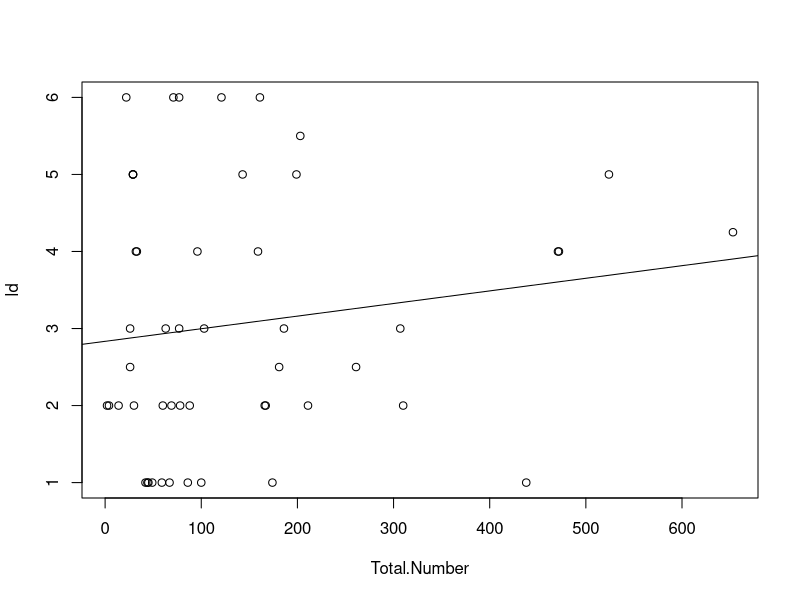
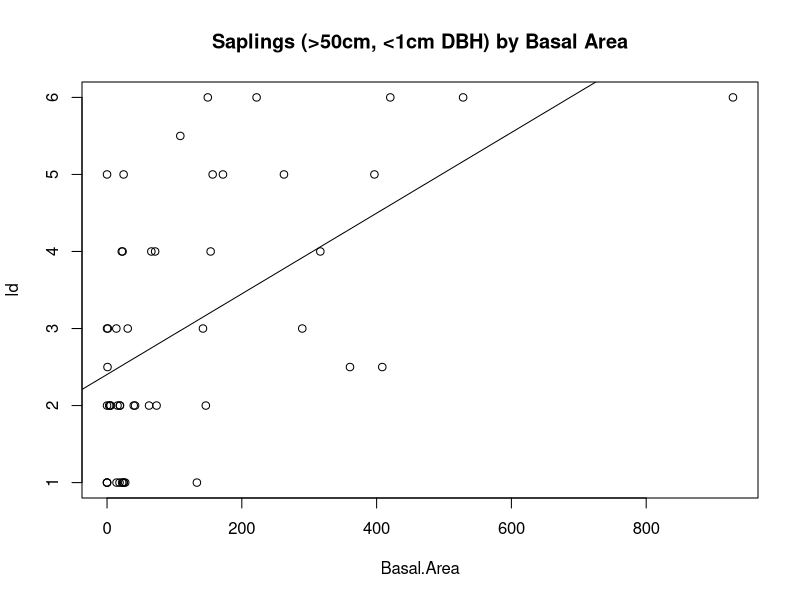

Here is the R script that generated these plots, in order: (Note: this script raises an error after producing the figures.)
# compare seju counts to ladder fuels
rm(list=ls())

# read in seju data summarized by plot
seju.data.p <- read.csv('data/seju_data_p.csv')
dim(seju.data.p)

# read in ladder fuel data
ld <- read.csv('data/mean_ladder_fuel_54.csv')
dim(ld)

seju.data.p$ld <- ld$ld[1:50]
seju.data.p$rl <- ld$rl[1:50]
head(seju.data.p)

#plot(seju.data.p$ld~seju.data.p$Total.Number)
plot(ld~Total.Number,data=seju.data.p)
fit <- lm(ld~Total.Number,data=seju.data.p)
abline(fit)

# compare saplings
saplings.p <- read.csv('data/saplings_p.csv')
dim(saplings.p)

saplings.p$ld <- ld$ld[1:50]
saplings.p$rl <- ld$rl[1:50]
head(saplings.p)

# run these lines to replace NAs with zeros
saplings.p$Basal.Area[which(is.na(saplings.p$Basal.Area))] <- 0
saplings.p$Count[which(is.na(saplings.p$Count))] <- 0

plot(ld~Basal.Area,data=saplings.p[-28,],main = "Saplings (>50cm, <1cm DBH) by Basal Area")
fit <- lm(ld~Basal.Area,data=saplings.p[-28,])
abline(fit)
summary(fit)

plot(rl~Basal.Area,data=saplings.p[-28,],main = "Saplings (>50cm, <1cm DBH) by Basal Area")
fit <- lm(rl~Basal.Area,data=saplings.p[-28,])
abline(fit)
summary(fit)

plot(ld~Count,data=saplings.p[-28,],main = "Saplings (>50cm, <1cm DBH) by count totals")
fit <- lm(ld~Count,data=saplings.p[-28,])
abline(fit)
summary(fit)

plot(rl~Count,data=saplings.p[-28,],main = "Saplings (>50cm, <1cm DBH) by count totals")
fit <- lm(rl~Count,data=saplings.p[-28,])
abline(fit)
summary(fit)

# compare small trees
smalltrees.p <- read.csv('data/trees_1_5_p.csv')
dim(smalltrees.p)

smalltrees.p$ld <- ld$ld[1:50]
smalltrees.p$rl <- ld$rl[1:50]
head(smalltrees.p)

# run these lines to replace NAs with zeros
smalltrees.p$Basal.Area[which(is.na(smalltrees.p$Basal.Area))] <- 0
#smalltrees.p$Count[which(is.na(smalltrees.p$Count))] <- 0

smalltrees.p$log10.Basal.Area <- log10(smalltrees.p$Basal.Area+1)
smalltrees.p$log10.rl <- log10(smalltrees.p$rl+1)

plot(ld~Basal.Area,data=smalltrees.p, main = "Small trees (1-5cm DBH) by Basal Area")
fit <- lm(ld~Basal.Area,data=smalltrees.p)
abline(fit)
summary(fit)

#uncomment to identify specific points
#identify(smalltrees.p$ld~smalltrees.p$Basal.Area)

plot(rl~Basal.Area,data=smalltrees.p, main = "Small trees (1-5cm DBH) by Basal Area")
fit <- lm(rl~Basal.Area,data=smalltrees.p)
abline(fit)
summary(fit)

plot(log10.rl~log10.Basal.Area,data=smalltrees.p,main = "Small trees (1-5cm DBH) by Basal Area")
fit <- lm(log10.rl~log10.Basal.Area,data=smalltrees.p)
abline(fit)
summary(fit)

## add together small trees and saplings
head(saplings.p)
head(smalltrees.p)
smalltrees.p$sap.smtr.BA <- saplings.p$Basal.Area+smalltrees.p$Basal.Area

plot(ld~sap.smtr.BA,data=smalltrees.p[-28,])
fit <- lm(ld~sap.smtr.BA,data=smalltrees.p[-28,])
abline(fit)
summary(fit)
identify(smalltrees.p$ld[-28]~smalltrees.p$sap.smtr.BA[-28])
